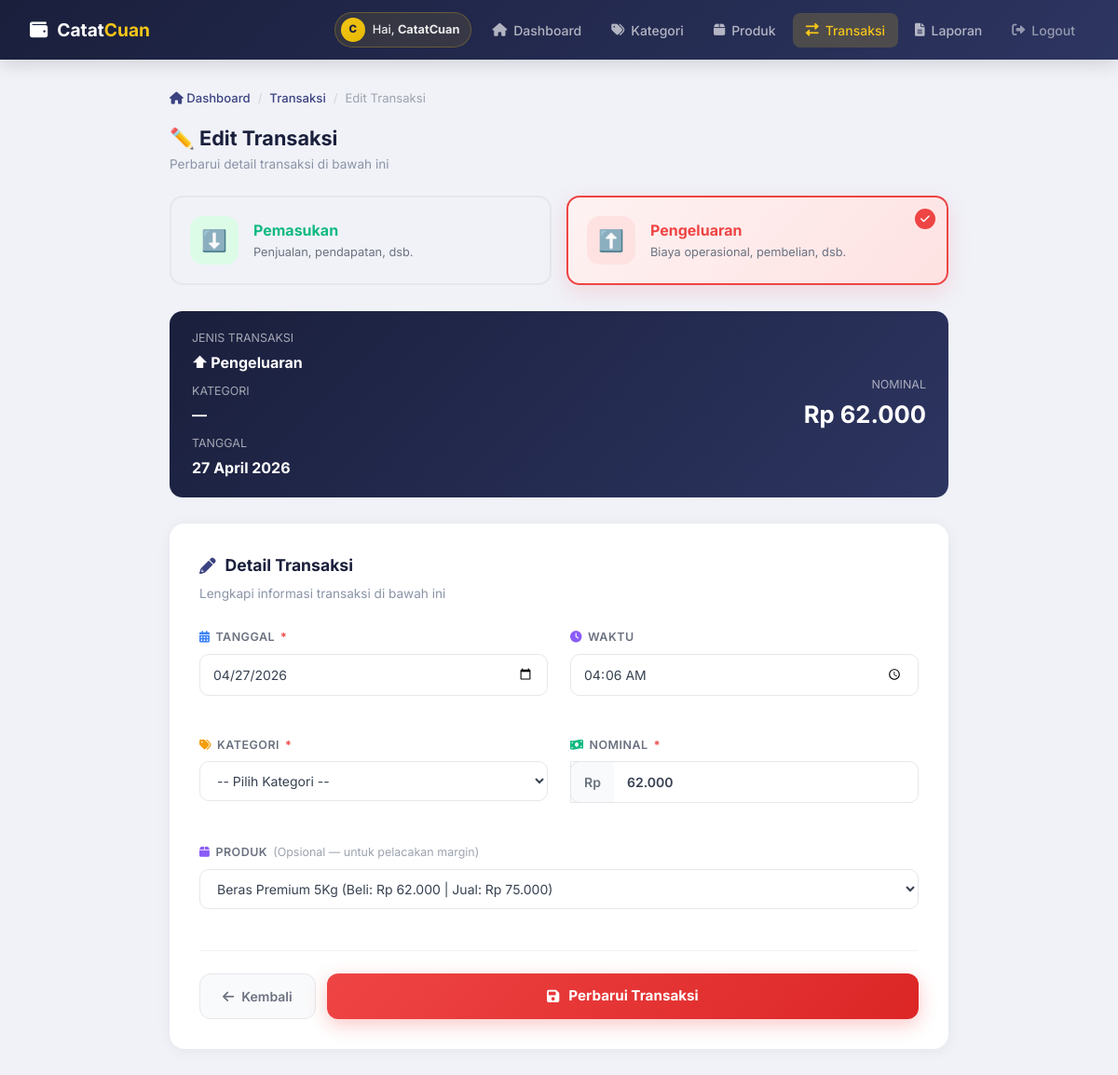
The app's page /form_transaksi.php?id=10 (signed in) with its own data.
### tables this page shows
CREATE TABLE `tb_transaksi` (
  `id_transaksi` int NOT NULL,
  `id_user` int NOT NULL,
  `id_kategori` int NOT NULL,
  `id_produk` int DEFAULT NULL,
  `jenis` enum('masuk','keluar') NOT NULL,
  `tanggal` date NOT NULL,
  `waktu` time NOT NULL,
  `nominal` int NOT NULL,
  `keterangan` varchar(255) NOT NULL,
  `catatan` text,
  `created_at` timestamp NULL DEFAULT CURRENT_TIMESTAMP
);

CREATE TABLE `tb_produk` (
  `id_produk` int NOT NULL,
  `id_user` int NOT NULL,
  `nama_produk` varchar(150) NOT NULL,
  `harga_beli` int NOT NULL DEFAULT '0',
  `harga_jual` int NOT NULL DEFAULT '0',
  `created_at` timestamp NOT NULL DEFAULT CURRENT_TIMESTAMP
);

### form_transaksi.php (the view, shortened to what this page needs)
<?php
require_once 'koneksi.php';
$editMode = false;
$tx = null;
$idEdit = (int) ($_GET['id'] ?? 0);
if ($idEdit > 0) {
    $stmt = $pdo->prepare("SELECT * FROM tb_transaksi WHERE id_transaksi = ? AND id_user = ?");
    $stmt->execute([$idEdit, $_SESSION['id_user']]);
    $tx = $stmt->fetch();
    if ($tx) {
        $editMode = true;
    } else {
        header('Location: transaksi.php');
        exit;
    }
}
$stmtPrd = $pdo->prepare("SELECT id_produk, nama_produk, harga_beli, harga_jual FROM tb_produk WHERE id_user = ? ORDER BY nama_produk");
$stmtPrd->execute([$_SESSION['id_user']]);
$produkAll = $stmtPrd->fetchAll();
$idProdukEdit = $editMode ? ($tx['id_produk'] ?? null) : null;
?>
<!DOCTYPE html>
<html lang="id">
<head>
    <link href="https://cdn.jsdelivr.net/npm/bootstrap@5.3.0/dist/css/bootstrap.min.css" rel="stylesheet">
    <link rel="stylesheet" href="https://cdnjs.cloudflare.com/ajax/libs/font-awesome/6.0.0/css/all.min.css">
</head>
<body>
    <nav class="navbar-custom" id="mainNav">
        <a href="dashboard.php" class="navbar-brand-text">
            <i class="fas fa-wallet"></i> <span>Catat<span class="cuan">Cuan</span></span>
        </a>
        <div class="navbar-nav-links" id="navLinks">
            <div class="nav-user-pill">
                <div class="nav-user-avatar"><?= strtoupper(substr($_SESSION['nama_toko'] ?? 'U', 0, 1)) ?></div>
                <span>Hai, <strong><?= htmlspecialchars(explode(' ', trim($_SESSION['nama_toko'] ?? 'User'))[0]) ?></strong></span>
            </div>
            <a href="dashboard.php"><i class="fas fa-home"></i> Dashboard</a>
            <a href="kategori.php"><i class="fas fa-tags"></i> Kategori</a>
            <a href="produk.php"><i class="fas fa-box"></i> Produk</a>
            <a href="transaksi.php" class="active"><i class="fas fa-exchange-alt"></i> Transaksi</a>
            <a href="laporan.php"><i class="fas fa-file-alt"></i> Laporan</a>
            <a href="logout.php" style="color:rgba(255,255,255,0.5);" title="Logout"><i class="fas fa-sign-out-alt"></i> Logout</a>
        </div>
    </nav>
    <div class="page-wrapper">
        <div class="breadcrumb-custom">
            <a href="dashboard.php"><i class="fas fa-home"></i> Dashboard</a>
            <span class="sep">/</span>
            <a href="transaksi.php">Transaksi</a>
            <span class="sep">/</span>
            <span><?= $editMode ? 'Edit Transaksi' : 'Catat Transaksi Baru' ?></span>
        </div>
        <div style="margin-bottom:24px;">
            <h4 style="font-weight:700;color:#1a1f3c;font-size:1.35rem;margin:0;">
                <?= $editMode ? '✏️ Edit Transaksi' : '✏️ Catat Transaksi Baru' ?>
            </h4>
            <p style="color:#8a94a6;margin:4px 0 0;font-size:0.85rem;">
                <?= $editMode ? 'Perbarui detail transaksi di bawah ini' : 'Pilih jenis transaksi lalu isi detail di bawah ini' ?>
            </p>
        </div>
        <div class="jenis-selector">
            <div class="jenis-card" id="cardMasuk" onclick="pilihJenis('masuk')">
                <div class="jenis-icon masuk">⬇️</div>
                <div>
                    <div class="jenis-title" style="color:#10b981;">Pemasukan</div>
                    <div class="jenis-sub">Penjualan, pendapatan, dsb.</div>
                </div>
            </div>
            <div class="jenis-card" id="cardKeluar" onclick="pilihJenis('keluar')">
                <div class="check-icon keluar"><i class="fas fa-check"></i></div>
                <div class="jenis-icon keluar">⬆️</div>
                <div>
                    <div class="jenis-title" style="color:#ef4444;">Pengeluaran</div>
                    <div class="jenis-sub">Biaya operasional, pembelian, dsb.</div>
                </div>
            </div>
        </div>
        <div class="preview-box" id="previewBox">
            <div>
                <div class="label">JENIS TRANSAKSI</div>
                <div class="value" id="previewJenis">— Pilih salah satu di atas —</div>
                <div class="label" style="margin-top:10px;">KATEGORI</div>
                <div class="value" id="previewKat">—</div>
                <div class="label" style="margin-top:10px;">TANGGAL</div>
                <div class="value" id="previewTgl">—</div>
            </div>
            <div>
                <div class="label" style="text-align:right;">NOMINAL</div>
                <div class="preview-nominal" id="previewNominal" style="color:#ffffff;">Rp 0</div>
            </div>
        </div>
        <div class="form-card">
            <div class="form-card-title">
                <i class="fas fa-pencil-alt" style="color:#3b4280;"></i>
                Detail Transaksi
            </div>
            <div class="form-card-sub">Lengkapi informasi transaksi di bawah ini</div>
            <form method="POST" action="proses_transaksi.php" id="formTransaksi">
                <div class="row g-4">
                    <div class="col-md-6">
                        <div class="field-group">
                            <label class="field-label">
                                <i class="fas fa-calendar-alt" style="color:#3b82f6;"></i>
                                Tanggal <span class="req">*</span>
                            </label>
                            <input type="date" class="field-input" name="tanggal" id="tanggal"
                                value="<?= $editMode ? $tx['tanggal'] : date('Y-m-d') ?>" onchange="updatePreview()"
                                required>
                        </div>
                    </div>
                    <div class="col-md-6">
                        <div class="field-group">
                            <label class="field-label">
                                <i class="fas fa-clock" style="color:#8b5cf6;"></i>
                                Waktu
                            </label>
                            <input type="time" class="field-input" name="waktu" id="waktu"
                                value="<?= $editMode ? substr($tx['waktu'], 0, 5) : date('H:i') ?>">
                        </div>
                    </div>
                    <div class="col-md-6">
                        <div class="field-group">
                            <label class="field-label">
                                <i class="fas fa-tags" style="color:#f59e0b;"></i>
                                Kategori <span class="req">*</span>
                            </label>
                            <select class="field-select" name="id_kategori" id="kategori" onchange="updatePreview()"
                                required>
                                <option value="">-- Pilih Jenis Dulu --</option>
                            </select>
                        </div>
                    </div>
                    <div class="col-md-6">
                        <div class="field-group">
                            <label class="field-label">
                                <i class="fas fa-money-bill-wave" style="color:#10b981;"></i>
                                Nominal <span class="req">*</span>
                            </label>
                            <div class="nominal-wrap">
                                <span class="nominal-prefix">Rp</span>
                                <input type="text" class="field-input-nominal" id="nominal" placeholder="0"
                                    value="<?= $editMode ? number_format($tx['nominal'], 0, ',', '.') : '' ?>"
                                    oninput="formatNominal(this); updatePreview()" autocomplete="off">
                            </div>
                        </div>
                    </div>
                    <div class="col-12">
                        <div class="field-group">
                            <label class="field-label">
                                <i class="fas fa-box" style="color:#8b5cf6;"></i>
                                Produk <span
                                    style="font-weight:400;text-transform:none;letter-spacing:0;color:#9ca3af;font-size:0.78rem;">(Opsional
                                    — untuk pelacakan margin)</span>
                            </label>
                            <select class="field-select" id="produkSelect" onchange="onProdukChange()">
                                <?php foreach ($produkAll as $prd): ?>
                                    <option value="<?= $prd['id_produk'] ?>" data-beli="<?= $prd['harga_beli'] ?>"
                                        data-jual="<?= $prd['harga_jual'] ?>" <?= $idProdukEdit == $prd['id_produk'] ? 'selected' : '' ?>>
                                        <?= htmlspecialchars($prd['nama_produk']) ?>
                                        (Beli: <?= formatRupiah($prd['harga_beli']) ?> | Jual:
                                    </option>
                                <?php endforeach; ?>
                            </select>
                        </div>
                    </div>
                </div>
                <div class="divider"></div>
                <div class="btn-row">
                    <a href="transaksi.php" class="btn-reset">
                        <i class="fas fa-arrow-left"></i> Kembali
                    </a>
                    <button class="btn-submit-main" id="btnSimpan" type="submit">
                        <i class="fas fa-save"></i> <?= $editMode ? 'Perbarui Transaksi' : 'Simpan Transaksi' ?>
                    </button>
                </div>
            </form>
        </div>
    </div>
</body>
</html>

### records on screen
tb_transaksi: tanggal "04/27/2026", waktu "04:06", nominal "62.000", id_produk.nama_produk "Beras Premium 5Kg (Beli: Rp 62.000 | Jual: Rp 75.000)"

### other values on screen
substr($_SESSION['nama_toko'] ?? 'U', 0, 1) "C"
explode(' ', trim($_SESSION['nama_toko'] ?? 'User'))[0] "CatatCuan"
